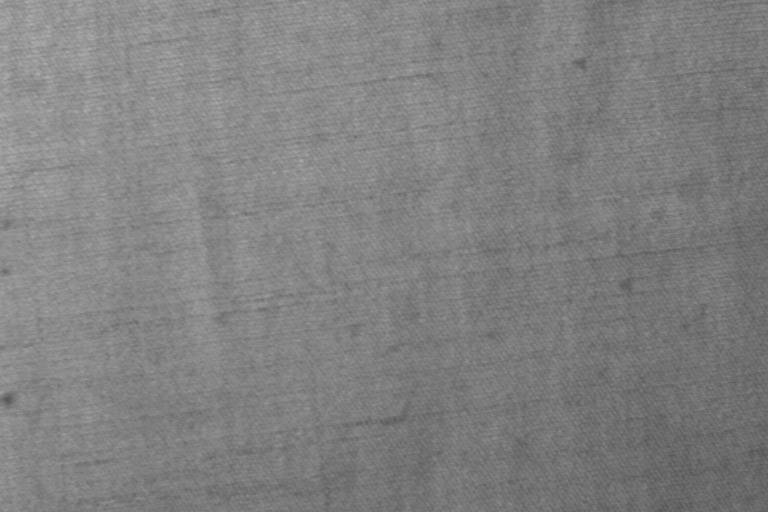
#> input picture data/obj/test/defect_free/c1r1e0n1.jpg, 768 x 512 px
$ python sobel_derivatives.py ../data/obj/test/defect_free/c1r1e0n1.jpg
#> lines starting #> are read from the running program, lines starting #| are printed output that depends on the picture
"""
@file sobel_demo.py
@brief Sample code using Sobel and/or Scharr OpenCV functions to make a simple Edge Detector
"""
import sys
import cv2 as cv
import matplotlib.pyplot as plt

def main(argv):

    window_name = ('Sobel Demo - Simple Edge Detector')
    scale = 1
    delta = 0
    ddepth = cv.CV_16S

    if len(argv) < 1:
        print ('Not enough parameters')
        print ('Usage:\nmorph_lines_detection.py < path_to_image >')
        return -1

    # Load the image
    src = cv.imread(argv[0], cv.IMREAD_COLOR)
#> src is the input picture: shape (512, 768, 3); min 84, max 173, mean 128.5

    # Check if image is loaded fine
    if src is None:
        print ('Error opening image: ' + argv[0])
        return -1


    src = cv.GaussianBlur(src, (3, 3), 0)


    gray = cv.cvtColor(src, cv.COLOR_BGR2GRAY)


    grad_x = cv.Sobel(gray, ddepth, 1, 0, ksize=3, scale=scale, delta=delta, borderType=cv.BORDER_DEFAULT)
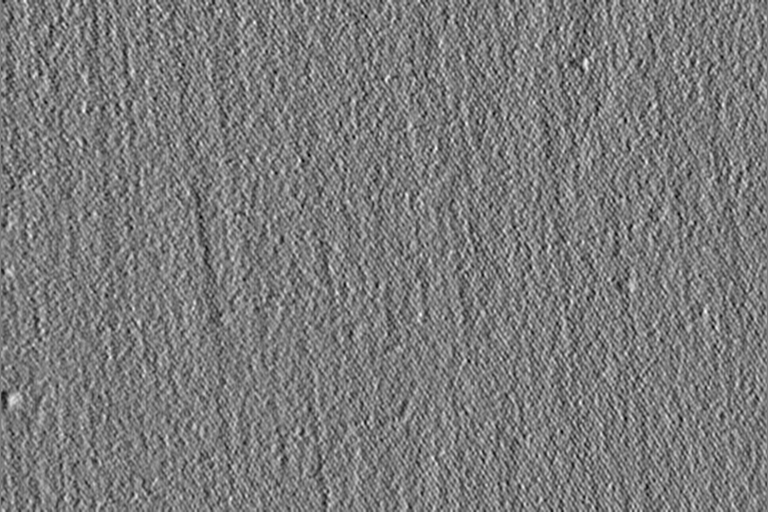
#> grad_x: shape (512, 768) int16; min -57, max 60, mean -0.3; drawn with min black and max white
    # Gradient-Y
    # grad_y = cv.Scharr(gray,ddepth,0,1)
    grad_y = cv.Sobel(gray, ddepth, 0, 1, ksize=3, scale=scale, delta=delta, borderType=cv.BORDER_DEFAULT)
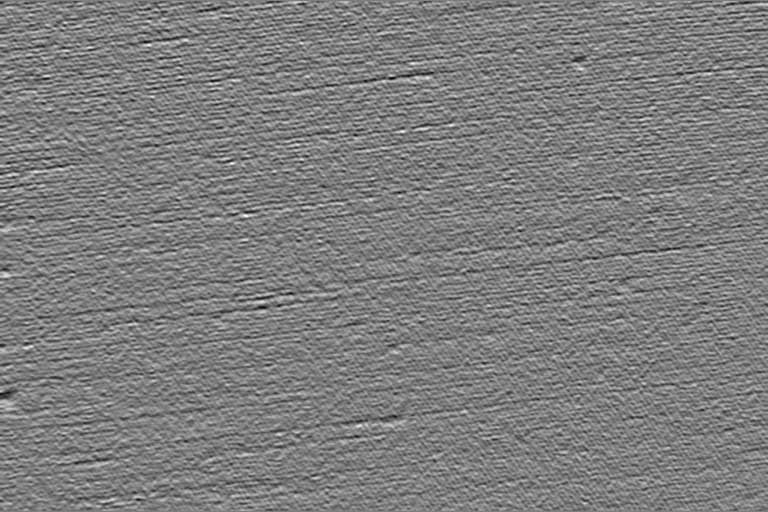
#> grad_y: shape (512, 768) int16; min -87, max 88, mean -0.3; drawn with min black and max white


    abs_grad_x = cv.convertScaleAbs(grad_x)
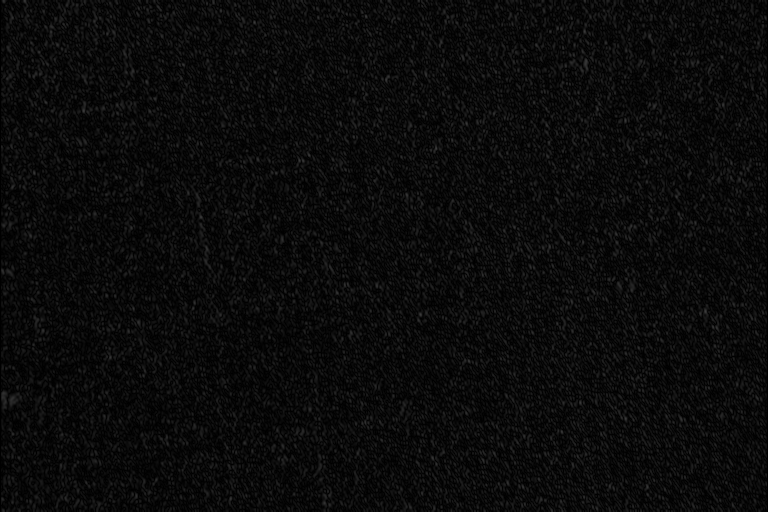
#> abs_grad_x: shape (512, 768); min 0, max 60, mean 10.5
    abs_grad_y = cv.convertScaleAbs(grad_y)
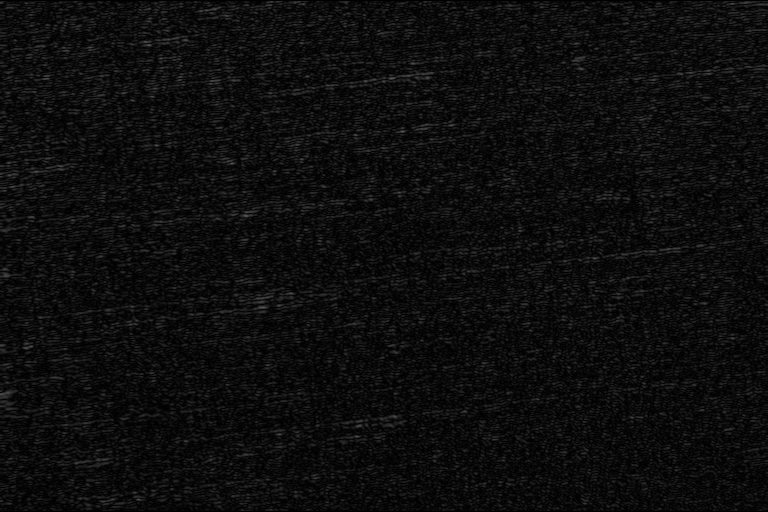
#> abs_grad_y: shape (512, 768); min 0, max 88, mean 13.2


    grad = cv.addWeighted(abs_grad_x, 0.5, abs_grad_y, 0.5, 0)

    cv.namedWindow(window_name,cv.WINDOW_NORMAL)
    cv.resizeWindow('image', 600,600)
    cv.imshow(window_name, grad)
    cv.waitKey(0)

    return 0
if __name__ == "__main__":
    main(sys.argv[1:])

$ run again, on data/obj/test/defect_free/c1r1e0n4.jpg
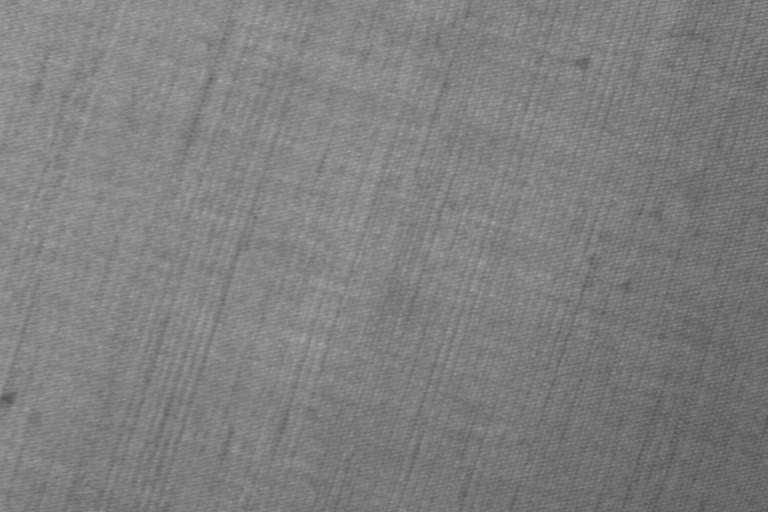
#> input picture data/obj/test/defect_free/c1r1e0n4.jpg, 768 x 512 px
#> in main, src is the input picture: shape (512, 768, 3); min 77, max 169, mean 127.3
#> in main, `grad_x = cv.Sobel(gray, ddepth, 1, 0, ksize=3, scale=scale, delta=delt..`:
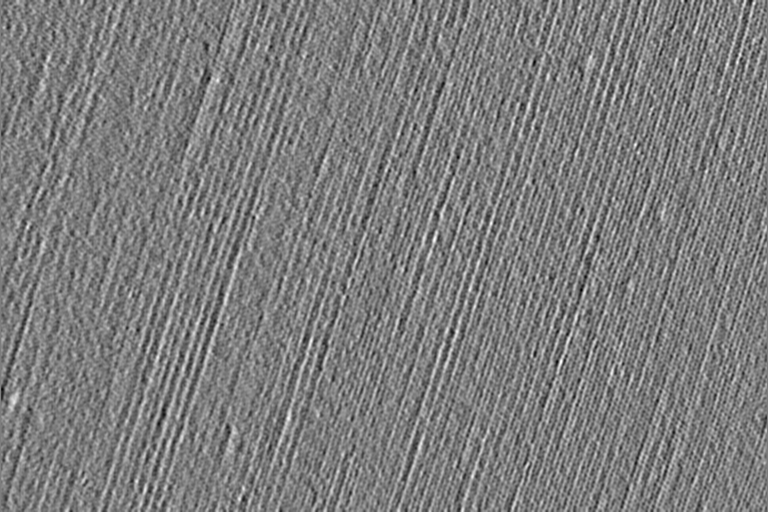
#> grad_x: shape (512, 768) int16; min -72, max 74, mean -0.3; drawn with min black and max white
#> in main, `abs_grad_y = cv.convertScaleAbs(grad_y)`:
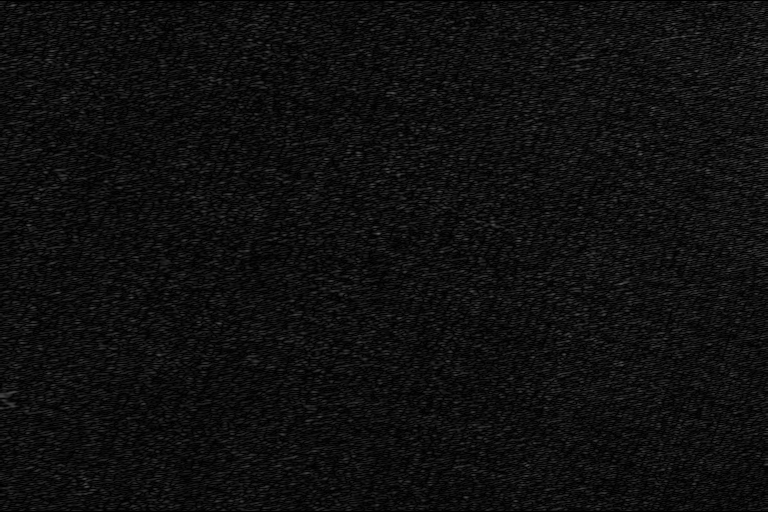
#> abs_grad_y: shape (512, 768); min 0, max 93, mean 15.1
